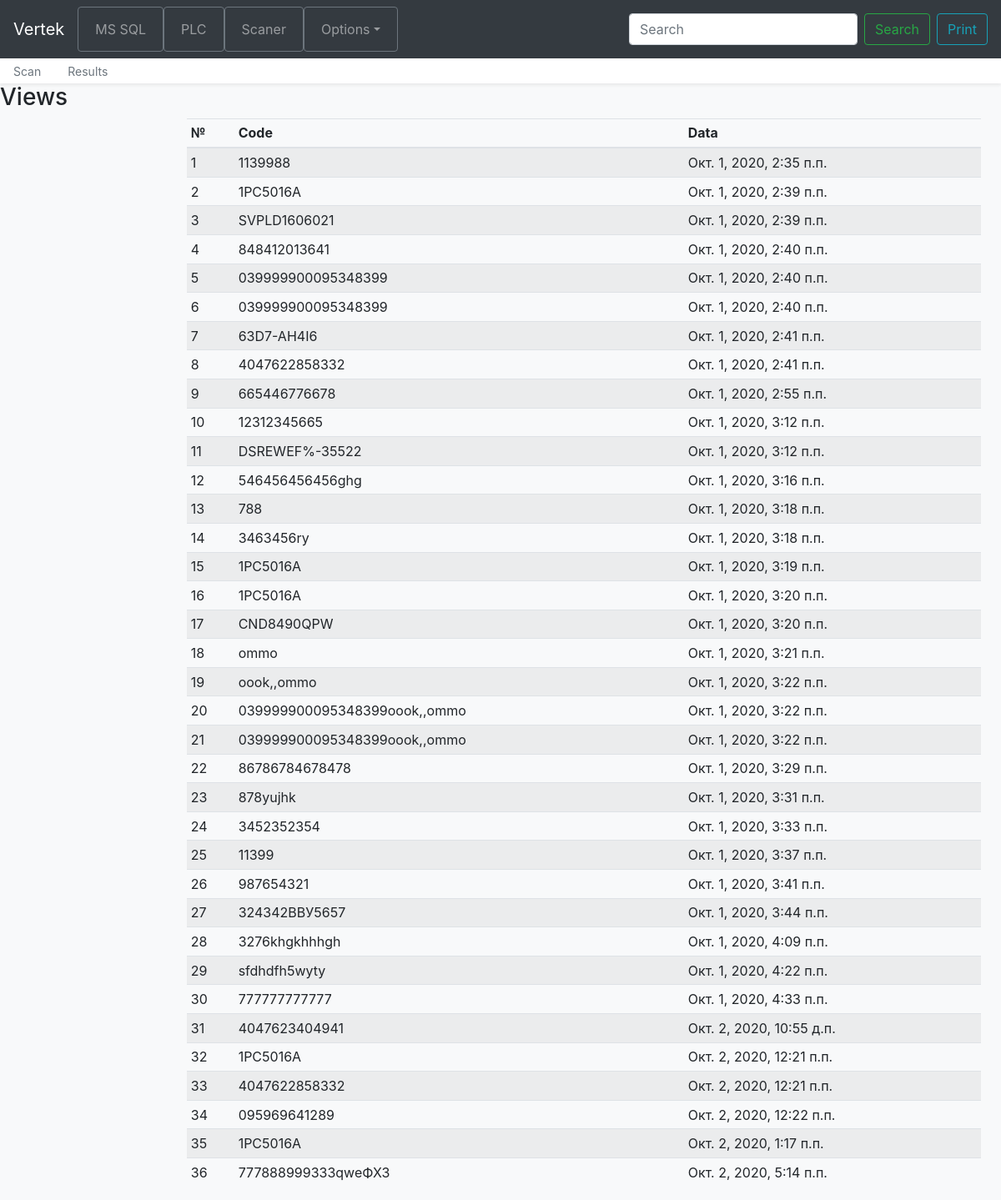
The page /scaner/views/ on the database its author committed.
### scaner/models.py (models this page shows, shortened)
class Scan(models.Model):
    code = models.CharField(max_length=150, verbose_name="Код")
    created_at = models.DateTimeField(auto_now_add=True)
    class Meta:
        verbose_name = 'Скан'
        verbose_name_plural = 'Сканы'

### scaner/views.py (the view)
# urls.py: path('views/', ScanViews.as_view(), name='scan_views'),
class ScanViews(ListView):
    model = Scan
    allow_empty = False
    def get_context_data(self, *, object_list=None, **kwargs):
        context = super().get_context_data(**kwargs)
        context['title'] = 'Views'
        return context
    def get_queryset(self):
        return Scan.objects.all()

### scaner/templates/scaner/scan_list.html
{% extends 'base.html' %}
{% block nav %}
    {% include './inc/_nav.html' %}
{% endblock %}
{% block content %}
    <h3>{{ title }}</h3>
    <main role="main" class="col-md-9 ml-sm-auto col-lg-10 px-md-4">
    <div class="table-responsive">
        <table class="table table-striped table-sm">
            <thead>
            <tr>
                <th>№</th>
                <th>Code</th>
                <th>Data</th>
            </tr>
            </thead>
            <tbody>
            {% for item in object_list %}
            <tr>
                <td>{{ item.pk }}</td>
                <td>{{ item.code }}</td>
                <td>{{ item.created_at }}</td>
            </tr>
            {% endfor %}
            </tbody>
        </table>
    </div>
</main>
{% endblock %}

### resources/static/css/offcanvas.css (style rules this page uses)
html, body { overflow-x: hidden; }
body { padding-top: 56px; }

### rows shown on the page
Scan: pk "1", code "1139988", created_at "Окт. 1, 2020, 2:35 п.п."
Scan: pk "2", code "1PC5016A", created_at "Окт. 1, 2020, 2:39 п.п."
Scan: pk "3", code "SVPLD1606021", created_at "Окт. 1, 2020, 2:39 п.п."
Scan: pk "4", code "848412013641", created_at "Окт. 1, 2020, 2:40 п.п."
Scan: pk "5", code "039999900095348399", created_at "Окт. 1, 2020, 2:40 п.п."
Scan: pk "6", code "039999900095348399", created_at "Окт. 1, 2020, 2:40 п.п."
Scan: pk "7", code "63D7-AH4I6", created_at "Окт. 1, 2020, 2:41 п.п."
Scan: pk "8", code "4047622858332", created_at "Окт. 1, 2020, 2:41 п.п."
Scan: pk "9", code "665446776678", created_at "Окт. 1, 2020, 2:55 п.п."
Scan: pk "10", code "12312345665", created_at "Окт. 1, 2020, 3:12 п.п."
Scan: pk "11", code "DSREWEF%-35522", created_at "Окт. 1, 2020, 3:12 п.п."
Scan: pk "12", code "546456456456ghg", created_at "Окт. 1, 2020, 3:16 п.п."
Scan: pk "13", code "788", created_at "Окт. 1, 2020, 3:18 п.п."
Scan: pk "14", code "3463456ry", created_at "Окт. 1, 2020, 3:18 п.п."
Scan: pk "15", code "1PC5016A", created_at "Окт. 1, 2020, 3:19 п.п."
Scan: pk "16", code "1PC5016A", created_at "Окт. 1, 2020, 3:20 п.п."
Scan: pk "17", code "CND8490QPW", created_at "Окт. 1, 2020, 3:20 п.п."
Scan: pk "18", code "ommo", created_at "Окт. 1, 2020, 3:21 п.п."
Scan: pk "19", code "oook,,ommo", created_at "Окт. 1, 2020, 3:22 п.п."
Scan: pk "20", code "039999900095348399oook,,ommo", created_at "Окт. 1, 2020, 3:22 п.п."
Scan: pk "21", code "039999900095348399oook,,ommo", created_at "Окт. 1, 2020, 3:22 п.п."
Scan: pk "22", code "86786784678478", created_at "Окт. 1, 2020, 3:29 п.п."
Scan: pk "23", code "878yujhk", created_at "Окт. 1, 2020, 3:31 п.п."
Scan: pk "24", code "3452352354", created_at "Окт. 1, 2020, 3:33 п.п."
Scan: pk "25", code "11399", created_at "Окт. 1, 2020, 3:37 п.п."
Scan: pk "26", code "987654321", created_at "Окт. 1, 2020, 3:41 п.п."
Scan: pk "27", code "324342ВВУ5657", created_at "Окт. 1, 2020, 3:44 п.п."
Scan: pk "28", code "3276khgkhhhgh", created_at "Окт. 1, 2020, 4:09 п.п."
Scan: pk "29", code "sfdhdfh5wyty", created_at "Окт. 1, 2020, 4:22 п.п."
Scan: pk "30", code "777777777777", created_at "Окт. 1, 2020, 4:33 п.п."
Scan: pk "31", code "4047623404941", created_at "Окт. 2, 2020, 10:55 д.п."
Scan: pk "32", code "1PC5016A", created_at "Окт. 2, 2020, 12:21 п.п."
Scan: pk "33", code "4047622858332", created_at "Окт. 2, 2020, 12:21 п.п."
Scan: pk "34", code "095969641289", created_at "Окт. 2, 2020, 12:22 п.п."
Scan: pk "35", code "1PC5016A", created_at "Окт. 2, 2020, 1:17 п.п."
Scan: pk "36", code "777888999333qweФХЗ", created_at "Окт. 2, 2020, 5:14 п.п."

### other values the page prints
{{ title }} "Views"
